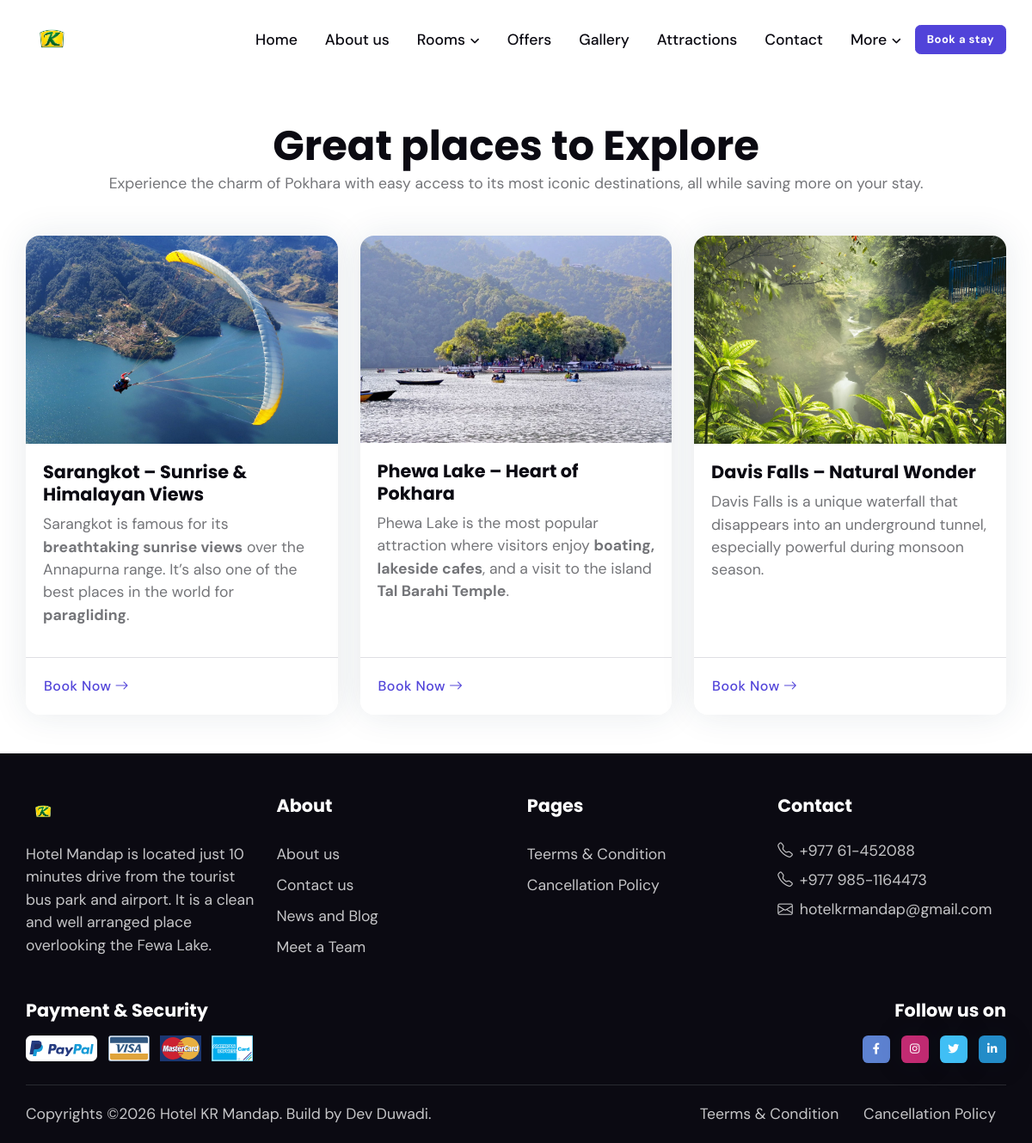
Page /nearby-attractions on the committed database.
### settings/models.py (models this page shows, shortened)
class Logo(models.Model):
    name = models.CharField(max_length=255)
    logo = models.ImageField(
        upload_to='images', default='', blank=True, null=True)
    created_at = models.DateTimeField(auto_now_add=True)
    updated_at = models.DateTimeField(auto_now=True)
    class Meta:
        verbose_name = 'Logo'
        verbose_name_plural = 'Logo'

class SiteInfo(models.Model):
    name = models.CharField(max_length=255, null=True, blank=True)
    phone = models.CharField(max_length=100, null=True, blank=True)
    mobile = models.CharField(max_length=100, null=True, blank=True)
    email = models.EmailField(max_length=100, null=True, blank=True)
    secondary_email = models.EmailField(max_length=255, null=True, blank=True)
    address = models.CharField(max_length=100)
    short_description = models.TextField(max_length=255, blank=True, null=True)
    created_at = models.DateTimeField(auto_now_add=True)
    updated_at = models.DateTimeField(auto_now=True)
    class Meta:
        verbose_name = 'Office Information'
        verbose_name_plural = 'Office Information'

### attraction/models.py (models this page shows, shortened)
class Attraction(models.Model):
    title = models.CharField(max_length=255)
    image = models.ImageField(upload_to='attraction',
                              blank=True, null=True, help_text="306*323")
    distance= models.CharField(max_length=255,blank=True, null=True,help_text="eg. 2 km")
    description = CKEditor5Field(config_name='extends')
    ordering = models.IntegerField()
    is_active = models.BooleanField(default=True)
    created_at = models.DateTimeField(auto_now_add=True)
    updated_at = models.DateTimeField(auto_now=True)
    class Meta:
        verbose_name = 'Attraction'
        verbose_name_plural = 'Attractions'

### page/models.py (models this page shows, shortened)
class Page(models.Model):
    title = models.CharField(max_length=255)
    slug = models.SlugField(max_length=255, unique=True, null=True, blank=True)
    description = CKEditor5Field(config_name='extends')
    is_active = models.BooleanField(default=True)
    created_at = models.DateTimeField(auto_now_add=True)
    updated_at = models.DateTimeField(auto_now=True)
    class Meta:
        verbose_name = 'Page'
        verbose_name_plural = 'Pages'

### core/views.py (the view)
# urls.py: path('nearby-attractions', views.attraction, name="attraction"),
def attraction(request):
    attractions=Attraction.objects.all().order_by('ordering')
    context={
        'attractions':attractions
        }
    return render(request, 'attraction.html',context)

### core/context_processor.py (called while the page is built)
def default(request):
    favicon = Favicon.objects.first()
    logo = Logo.objects.first()
    site_info = SiteInfo.objects.first()
    social_links = SocialLinks.objects.first()
    attractions = Attraction.objects.all().order_by('ordering')
    pages=Page.objects.all()
    otas=OTA.objects.all()
    rooms=Room.objects.all()
    return {
        'favicon': favicon,
        'logo': logo,
        'site_info': site_info,
        'social_links': social_links,
        'pages': pages,
        'otas':otas,
        'attractions': attractions,
        'rooms': rooms,
    }

### templates/attraction.html
{% extends "base.html" %} {% load static %} {% block content %}
<main>
  <section class="pt-0 pt-sm-5">
    <div class="container">
      <div class="row mb-4 mb-sm-5">
        <div class="col-12 text-center">
          <h2 class="mb-0">Great places to Explore</h2>
          <p class="mb-0">
            Experience the charm of Pokhara with easy access to its most iconic destinations, all while saving more on your stay.
          </p>
        </div>
      </div>
      <div class="row g-4">
       {% for attr in attractions %}
        <div class="col-sm-6 col-lg-4 col-xl-4">
          <div class="card shadow h-100">
            <div class="position-relative">
              <img
                src="{{ attr.image.url }}"
                class="card-img-top"
                alt="{{ attr.title }}"
              />
            </div>
            <div class="card-body">
              <h5 class="card-title me-2">
                <a href="#">{{ attr.title }}</a>
              </h5>
              <p class="mb-0">
               {{ attr.description|safe}}
              </p>
            </div>
            <div class="card-footer border-top">
              <div class="d-flex justify-content-between align-items-center">
                <a href="mailto:{{ site_info.email }}" class="btn btn-link p-0 mb-0"
                  >Book Now<i class="bi bi-arrow-right ms-1"></i
                ></a>
              </div>
            </div>
          </div>
        </div>
        {% endfor %}
      </div>
    </div>
  </section>
</main>
{% endblock content %}

### templates/base.html (shortened to what this page needs)
{% load static %}
<!doctype html>
<html lang="en">
  <head>
    <link
      rel="stylesheet"
      type="text/css"
      href="{% static 'assets/vendor/font-awesome/css/all.min.css' %}"
    />
    <link
      rel="stylesheet"
      type="text/css"
      href="{% static 'assets/vendor/bootstrap-icons/bootstrap-icons.css' %}"
    />
    <link
      rel="stylesheet"
      type="text/css"
      href="{% static 'assets/vendor/tiny-slider/tiny-slider.css' %}"
    />
    <link
      rel="stylesheet"
      type="text/css"
      href="{% static 'assets/vendor/glightbox/css/glightbox.css' %}"
    />
    <link
      rel="stylesheet"
      type="text/css"
      href="{% static 'assets/vendor/flatpickr/css/flatpickr.min.css' %}"
    />
    <link
      rel="stylesheet"
      type="text/css"
      href="{% static 'assets/vendor/choices/css/choices.min.css' %}"
    />
    <link
      rel="stylesheet"
      type="text/css"
      href="{% static 'assets/css/style.css' %}"
    />
  </head>
  <body>
    <header class="navbar-light py-3">
      <nav class="navbar navbar-expand-lg">
        <div class="container d-block">
          <div class="row align-items-center">
            <div class="col-2">
              <a class="navbar-brand" href="/">
                <img
                  class="light-mode-item navbar-brand-item d-inline h-40px h-md-60px"
                  src="{{ logo.logo.url }}"
                  alt="{{ logo.title }}"
                />
              </a>
            </div>
            <div class="col-10">
              <div class="d-sm-flex align-items-center justify-content-end">
                <div class="navbar-collapse collapse" id="navbarCollapse">
                  <ul class="navbar-nav navbar-nav-scroll ms-auto">
                    <li class="nav-item">
                      <a class="nav-link" href="/">Home</a>
                    </li>
                    <li class="nav-item">
                      <a class="nav-link" href="{% url 'about' %}">About us</a>
                    </li>
                    <li class="nav-item dropdown">
                      <a
                        class="nav-link dropdown-toggle"
                        href="{% url 'rooms' %}"
                        id="pagesFacilities"
                        data-bs-toggle="dropdown"
                        aria-haspopup="true"
                        aria-expanded="false"
                        >Rooms</a
                      >
                    </li>
                    <li class="nav-item">
                      <a class="nav-link" href="{% url 'offer' %}">Offers</a>
                    </li>
                    <li class="nav-item">
                      <a class="nav-link" href="{% url 'gallery'%}">Gallery</a>
                    </li>
                    <li class="nav-item">
                      <a class="nav-link" href="{% url 'attraction'%}"
                        >Attractions</a
                      >
                    </li>
                    <li class="nav-item">
                      <a class="nav-link" href="{% url 'contact' %}">Contact</a>
                    </li>
                    <li class="nav-item dropdown">
                      <a
                        class="nav-link dropdown-toggle"
                        href="#"
                        id="pagesFacilities"
                        data-bs-toggle="dropdown"
                        aria-haspopup="true"
                        aria-expanded="false"
                        >More</a
                      >
                    </li>
                  </ul>
                </div>
                <div class="d-flex align-items-center justify-content-end">
                  <div class="nav-item dropdown form-control-bg-light">
                    <a
                      class="btn btn-sm btn-primary mb-0"
                      href="#"
                      role="button"
                      data-bs-toggle="dropdown"
                      aria-expanded="false"
                      data-bs-auto-close="outside"
                    >
                      Book a stay
                    </a>
                  </div>
                </div>
              </div>
            </div>
          </div>
        </div>
      </nav>
    </header>
    {% block content %} {% endblock %}
    <footer class="bg-dark pt-5">
      <div class="container">
        <div class="row g-4">
          <div class="col-6 col-lg-3">
            <a href="index.html">
              <img
                class="h-40px"
                src="{{ logo.logo.url }}"
                alt="{{ logo.title }}"
              />
            </a>
            <p class="my-3 text-body-secondary">
              {{ site_info.short_description}}
            </p>
          </div>
          <div class="col-6 col-lg-3">
            <h5 class="text-white mb-2 mb-md-4">About</h5>
            <ul class="nav flex-column text-primary-hover">
              <li class="nav-item">
                <a class="nav-link text-body-secondary" href="#">About us</a>
              </li>
              <li class="nav-item">
                <a class="nav-link text-body-secondary" href="#">Contact us</a>
              </li>
              <li class="nav-item">
                <a class="nav-link text-body-secondary" href="#"
                  >News and Blog</a
                >
              </li>
              <li class="nav-item">
                <a class="nav-link text-body-secondary" href="#">Meet a Team</a>
              </li>
            </ul>
          </div>
          <div class="col-6 col-lg-3">
            <h5 class="text-white mb-2 mb-md-4">Pages</h5>
            <ul class="nav flex-column text-primary-hover">
              {% for page in pages %}
              <li class="nav-item">
                <a class="nav-link text-body-secondary" href="{% url 'page-detail' page.slug %}">{{ page.title }}</a>
              </li>
              {% endfor %}
            </ul>
          </div>
          <div class="col-6 col-lg-3">
            <h5 class="text-white mb-2 mb-md-4">Contact</h5>
            <ul class="nav flex-column text-primary-hover">
              <li class="nav-item">
                <p class="mb-2">
                  <a href="#" class="text-body-secondary text-primary-hover">
                    <i class="bi bi-telephone me-2"></i>{{ site_info.phone }}
                  </a>
                </p>
              </li>
              <li class="nav-item">
                <p class="mb-2">
                  <a href="#" class="text-body-secondary text-primary-hover">
                    <i class="bi bi-telephone me-2"></i>{{ site_info.mobile }}
                  </a>
                </p>
              </li>
              <li class="nav-item">
                <p class="mb-0">
                  <a href="#" class="text-body-secondary text-primary-hover">
                    <i class="bi bi-envelope me-2"></i>{{ site_info.email }}
                  </a>
                </p>
              </li>
            </ul>
          </div>
        </div>
        <div class="row g-4 justify-content-between mt-0 mt-md-2">
          <div class="col-sm-7 col-md-6 col-lg-4">
            <h5 class="text-white mb-2">Payment & Security</h5>
            <ul class="list-inline mb-0 mt-3">
              <li class="list-inline-item">
                <a href="#"
                  ><img
                    src="{% static 'assets/images/element/paypal.svg' %}"
                    class="h-30px"
                    alt=""
                /></a>
              </li>
              <li class="list-inline-item">
                <a href="#"
                  ><img
                    src="{% static 'assets/images/element/visa.svg' %}"
                    class="h-30px"
                    alt=""
                /></a>
              </li>
              <li class="list-inline-item">
                <a href="#"
                  ><img
                    src="{% static 'assets/images/element/mastercard.svg' %}"
                    class="h-30px"
                    alt=""
                /></a>
              </li>
              <li class="list-inline-item">
                <a href="#"
                  ><img
                    src="{% static 'assets/images/element/expresscard.svg' %}"
                    class="h-30px"
                    alt=""
                /></a>
              </li>
            </ul>
          </div>
          <div class="col-sm-5 col-md-6 col-lg-3 text-sm-end">
            <h5 class="text-white mb-2">Follow us on</h5>
            <ul class="list-inline mb-0 mt-3">
              <li class="list-inline-item">
                <a class="btn btn-sm px-2 bg-facebook mb-0" href="#"
                  ><i class="fab fa-fw fa-facebook-f"></i
                ></a>
              </li>
              <li class="list-inline-item">
                <a class="btn btn-sm shadow px-2 bg-instagram mb-0" href="#"
                  ><i class="fab fa-fw fa-instagram"></i
                ></a>
              </li>
              <li class="list-inline-item">
                <a class="btn btn-sm shadow px-2 bg-twitter mb-0" href="#"
                  ><i class="fab fa-fw fa-twitter"></i
                ></a>
              </li>
              <li class="list-inline-item">
                <a class="btn btn-sm shadow px-2 bg-linkedin mb-0" href="#"
                  ><i class="fab fa-fw fa-linkedin-in"></i
                ></a>
              </li>
            </ul>
          </div>
        </div>
        <hr class="mt-4 mb-0" />
        <div class="row">
          <div class="container">
            <div
              class="d-lg-flex justify-content-between align-items-center py-3 text-center text-lg-start"
            >
              <div class="text-body-secondary text-primary-hover">
                Copyrights ©{% now 'Y'%} Hotel KR Mandap. Build by
                <a href="#" class="text-body-secondary">Dev Duwadi</a>.
              </div>
              <div class="nav mt-2 mt-lg-0">
                <ul class="list-inline text-primary-hover mx-auto mb-0">
                  {% for page in pages %}
                  <li class="list-inline-item me-0">
                    <a
                      class="nav-link text-body-secondary py-1"
                      href="{% url 'page-detail' page.slug %}"
                      >{{ page.title }}</a
                    >
                  </li>
                  {% endfor %}
                </ul>
              </div>
            </div>
          </div>
        </div>
      </div>
    </footer>
  </body>
</html>

### rows in the picture
Logo: logo (picture)
Attraction: image (picture), title "Sarangkot – Sunrise & Himalayan Views", description "Sarangkot is famous for its breathtaking sunrise views over the Annapurna range. It’s also one of the best places in the world for paragliding ."
Attraction: image (picture), title "Phewa Lake – Heart of Pokhara", description "Phewa Lake is the most popular attraction where visitors enjoy boating, lakeside cafes , and a visit to the island Tal Barahi Temple ."
Attraction: image (picture), title "Davis Falls – Natural Wonder", description "Davis Falls is a unique waterfall that disappears into an underground tunnel, especially powerful during monsoon season."
SiteInfo: short_description "Hotel Mandap is located just 10 minutes drive from the tourist bus park and airport. It is a clean and well arranged place overlooking the Fewa Lake.", phone "+977 61-452088", mobile "+977 985-1164473", email "hotelkrmandap@gmail.com"
Page: title "Teerms & Condition"
Page: title "Cancellation Policy"
